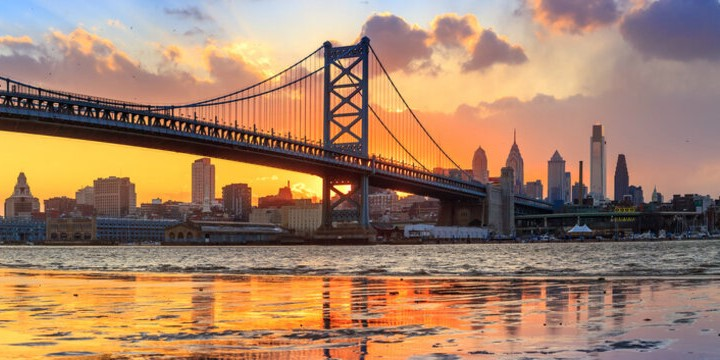
#> input picture sneakpeeks/panorama(train).jpg, 720 x 360 px, found by its file name
$ jupyter execute Panorama_Stitching.ipynb
#> lines starting #> are read from the running program, lines starting #| are printed output that depends on the picture; after the words box and inside, x2 and y2 are one past the last pixel; in counts of white or black regions, pixels touching at a corner belong together
<a href="https://colab.research.google.com/github/sthalles/computer-vision/blob/master/project-4/project-4.ipynb" target="_parent"></a>

[cell 1]
import cv2
import numpy as np
import matplotlib.pyplot as plt
import imageio
import imutils
cv2.ocl.setUseOpenCL(False)

[cell 2]
from google.colab import drive
drive.mount('/content/drive')

[cell 3]
# select the image id (valid values 1,2,3, or 4)
feature_extractor = 'orb' # one of 'sift', 'surf', 'brisk', 'orb'
feature_matching = 'bf'

[cell 4]
# read images and transform them to grayscale
# Make sure that the train image is the image that will be transformed
trainImg = imageio.imread('/content/drive/MyDrive/panorama(train).jpg')
#> trainImg is the input picture: shape (360, 720, 3); mean R, G, B 163.9, 128.7, 102.8
trainImg_gray = cv2.cvtColor(trainImg, cv2.COLOR_RGB2GRAY)
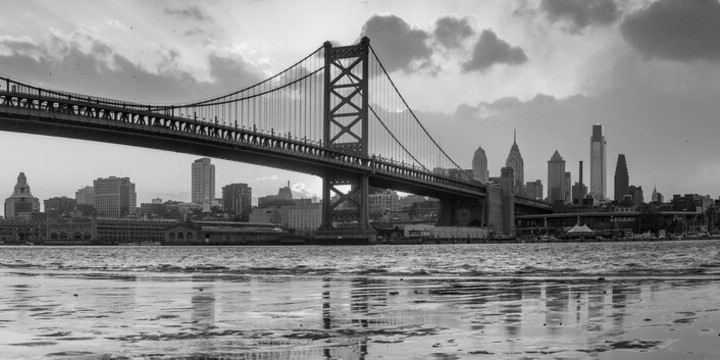
#> trainImg_gray: shape (360, 720); min 0, max 249, mean 136.3

queryImg = imageio.imread('/content/drive/MyDrive/panorama(query).jpg')
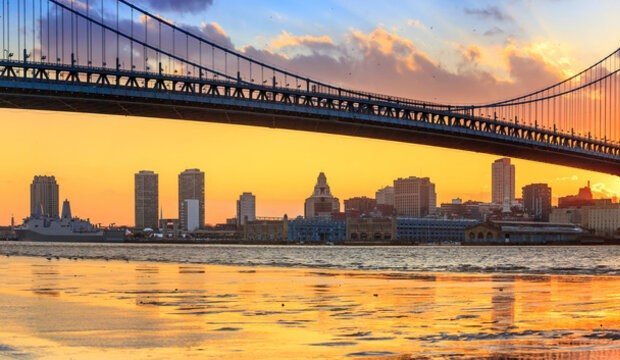
#> input picture sneakpeeks/panorama(query).jpg, 620 x 360 px, found by its file name
#> queryImg is the input picture: shape (360, 620, 3); mean R, G, B 174, 140.4, 100.3
# Opencv defines the color channel in the order BGR.
# Transform it to RGB to be compatible to matplotlib
queryImg_gray = cv2.cvtColor(queryImg, cv2.COLOR_RGB2GRAY)
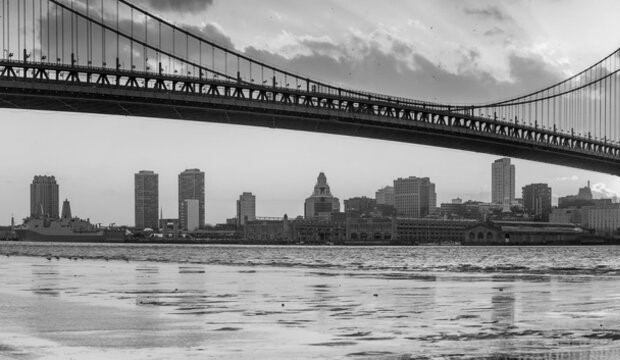
#> queryImg_gray: shape (360, 620); min 0, max 247, mean 145.9

fig, (ax1, ax2) = plt.subplots(nrows=1, ncols=2, constrained_layout=False, figsize=(10,9))
ax1.imshow(queryImg, cmap="gray")
ax1.set_xlabel("Query image", fontsize=14)

ax2.imshow(trainImg, cmap="gray")
ax2.set_xlabel("Train image (Image to be transformed)", fontsize=14)

plt.show()
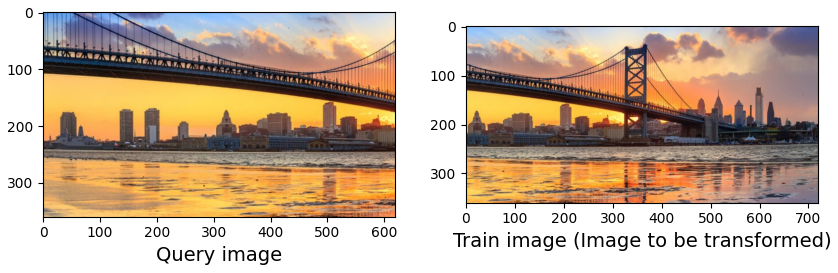
#> figure drawn by matplotlib, 2 panels

[cell 5]
def detectAndDescribe(image, method=None):
    """
    Compute key points and feature descriptors using an specific method
    """
#> called with method = 'orb'

    assert method is not None, "You need to define a feature detection method. Values are: 'sift', 'surf'"

    # detect and extract features from the image
    if method == 'sift':
        descriptor = cv2.xfeatures2d.SIFT_create()
    elif method == 'surf':
        descriptor = cv2.xfeatures2d.SURF_create()
    elif method == 'brisk':
        descriptor = cv2.BRISK_create()
    elif method == 'orb':
        descriptor = cv2.ORB_create()

    # get keypoints and descriptors
    (kps, features) = descriptor.detectAndCompute(image, None)
#> kps = 500 keypoints; strongest (x, y, size): (334, 193, 37.2), (331, 191, 37.2), (333, 194, 31), (331, 192, 44.6)

    return (kps, features)

[cell 6]
kpsA, featuresA = detectAndDescribe(trainImg_gray, method=feature_extractor)
#> kpsA has the same summary as kps in detectAndDescribe
kpsB, featuresB = detectAndDescribe(queryImg_gray, method=feature_extractor)
#> in detectAndDescribe (call 2), `(kps, features) = descriptor.detectAndCompute(image, None)`: kps = 500 keypoints; strongest (x, y, size): (43, 75, 31), (38, 76, 31), (165, 82, 31), (120, 82, 37.2)
#> kpsB has the same summary as kps in detectAndDescribe

[cell 7]
# display the keypoints and features detected on both images
fig, (ax1,ax2) = plt.subplots(nrows=1, ncols=2, figsize=(20,8), constrained_layout=False)
ax1.imshow(cv2.drawKeypoints(trainImg_gray,kpsA,None,color=(0,255,0)))
ax1.set_xlabel("(a)", fontsize=14)
ax2.imshow(cv2.drawKeypoints(queryImg_gray,kpsB,None,color=(0,255,0)))
ax2.set_xlabel("(b)", fontsize=14)

plt.show()
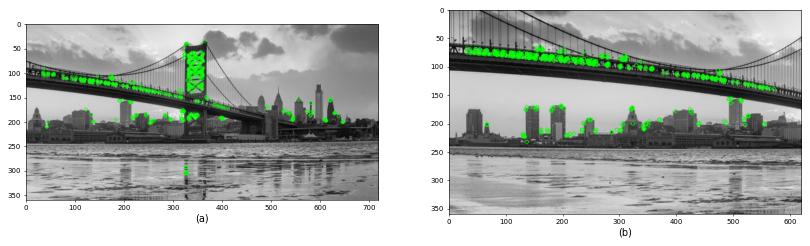
#> figure drawn by matplotlib, 2 panels

[cell 8]
def createMatcher(method,crossCheck):
    "Create and return a Matcher Object"

    if method == 'sift' or method == 'surf':
        bf = cv2.BFMatcher(cv2.NORM_L2, crossCheck=crossCheck)
    elif method == 'orb' or method == 'brisk':
        bf = cv2.BFMatcher(cv2.NORM_HAMMING, crossCheck=crossCheck)
    return bf

[cell 9]
def matchKeyPointsBF(featuresA, featuresB, method):
#> called with method = 'orb'
    bf = createMatcher(method, crossCheck=True)

    # Match descriptors.
    best_matches = bf.match(featuresA,featuresB)
#> best_matches = 154 matches

    # Sort the features in order of distance.
    # The points with small distance (more similarity) are ordered first in the vector
    rawMatches = sorted(best_matches, key = lambda x:x.distance)
#> rawMatches = 154 matches
    print("Raw matches (Brute force):", len(rawMatches))
#| Raw matches (Brute force): 154
    return rawMatches

[cell 10]
def matchKeyPointsKNN(featuresA, featuresB, ratio, method):
    bf = createMatcher(method, crossCheck=False)
    # compute the raw matches and initialize the list of actual matches
    rawMatches = bf.knnMatch(featuresA, featuresB, 2)
    print("Raw matches (knn):", len(rawMatches))
    matches = []

    # loop over the raw matches
    for m,n in rawMatches:
        # ensure the distance is within a certain ratio of each
        # other (i.e. Lowe's ratio test)
        if m.distance < n.distance * ratio:
            matches.append(m)
    return matches

[cell 11]
print("Using: {} feature matcher".format(feature_matching))

fig = plt.figure(figsize=(20,8))

if feature_matching == 'bf':
    matches = matchKeyPointsBF(featuresA, featuresB, method=feature_extractor)
#> matches = 154 matches
    img3 = cv2.drawMatches(trainImg,kpsA,queryImg,kpsB,matches[:100],
                           None,flags=cv2.DrawMatchesFlags_NOT_DRAW_SINGLE_POINTS)
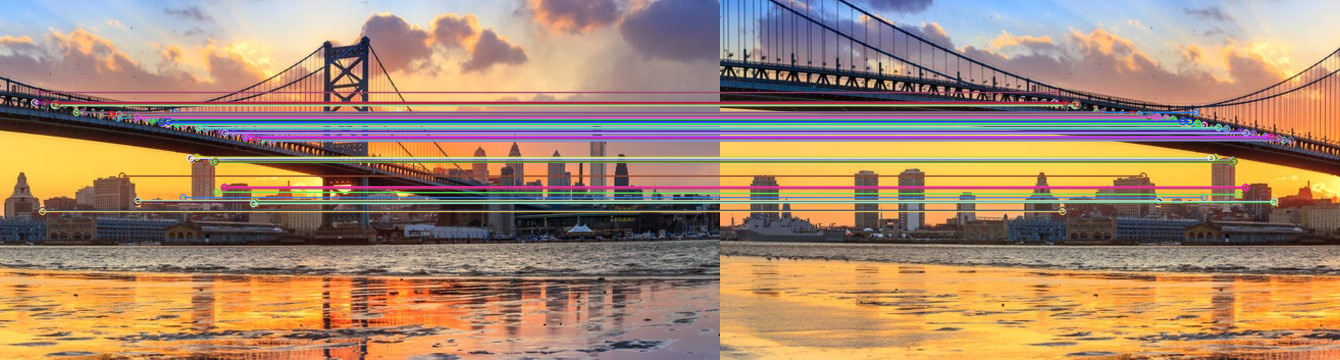
#> img3: shape (360, 1340, 3); mean R, G, B 165.3, 134.9, 109.6
elif feature_matching == 'knn':
    matches = matchKeyPointsKNN(featuresA, featuresB, ratio=0.75, method=feature_extractor)
    img3 = cv2.drawMatches(trainImg,kpsA,queryImg,kpsB,np.random.choice(matches,100),
                           None,flags=cv2.DrawMatchesFlags_NOT_DRAW_SINGLE_POINTS)


plt.imshow(img3)
plt.show()

[cell 12]
def getHomography(kpsA, kpsB, featuresA, featuresB, matches, reprojThresh):
    # convert the keypoints to numpy arrays
#> called with reprojThresh = 4
    kpsA = np.float32([kp.pt for kp in kpsA])
#> kpsA = 500 pairs, first value 34 to 646.6, second value 37.2 to 306
    kpsB = np.float32([kp.pt for kp in kpsB])
#> kpsB = 500 pairs, first value 31 to 570, second value 66.36 to 232.9

    if len(matches) > 4:

        # construct the two sets of points
        ptsA = np.float32([kpsA[m.queryIdx] for m in matches])
#> ptsA = 154 pairs, first value 34 to 629.5, second value 41 to 304.8
        ptsB = np.float32([kpsB[m.trainIdx] for m in matches])
#> ptsB = 154 pairs, first value 31 to 570, second value 68.43 to 223.9

        # estimate the homography between the sets of points
        (H, status) = cv2.findHomography(ptsA, ptsB, cv2.RANSAC,
            reprojThresh)
#> H = [[1.02, 0.0153, 298.4], [0.00342, 1.01, -0.767], [2.56e-05, 2.11e-05, 1]]; status = 154 values, max 1 at index 0, min 0 at index 100, mean 0.714

        return (matches, H, status)
    else:
        return None

[cell 13]
M = getHomography(kpsA, kpsB, featuresA, featuresB, matches, reprojThresh=4)
#> M = 3 matches
if M is None:
    print("Error!")
(matches, H, status) = M
print(H)
#| [[ 1.01920643e+00  1.53381414e-02  2.98404884e+02]
#|  [ 3.41585578e-03  1.00907327e+00 -7.67374678e-01]
#|  [ 2.56473889e-05  2.11192710e-05  1.00000000e+00]]

[cell 14]
# Apply panorama correction
width = trainImg.shape[1] + queryImg.shape[1]
#> width = 1340
height = trainImg.shape[0] + queryImg.shape[0]
#> height = 720

result = cv2.warpPerspective(trainImg, H, (width, height))
result[0:queryImg.shape[0], 0:queryImg.shape[1]] = queryImg
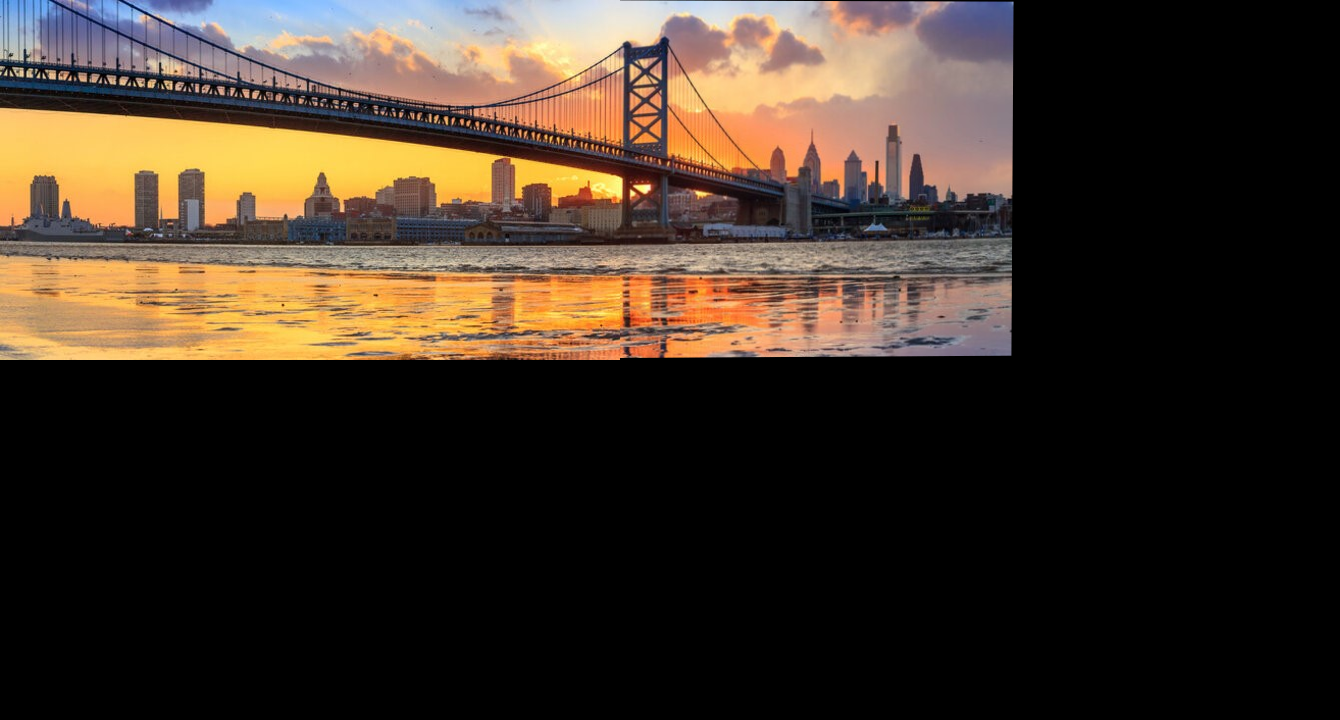
#> result: shape (720, 1340, 3); mean R, G, B 62.7, 50, 38.5

plt.figure(figsize=(20,10))
plt.imshow(result)

plt.axis('off')
plt.show()

[cell 15]
# transform the panorama image to grayscale and threshold it
gray = cv2.cvtColor(result, cv2.COLOR_BGR2GRAY)
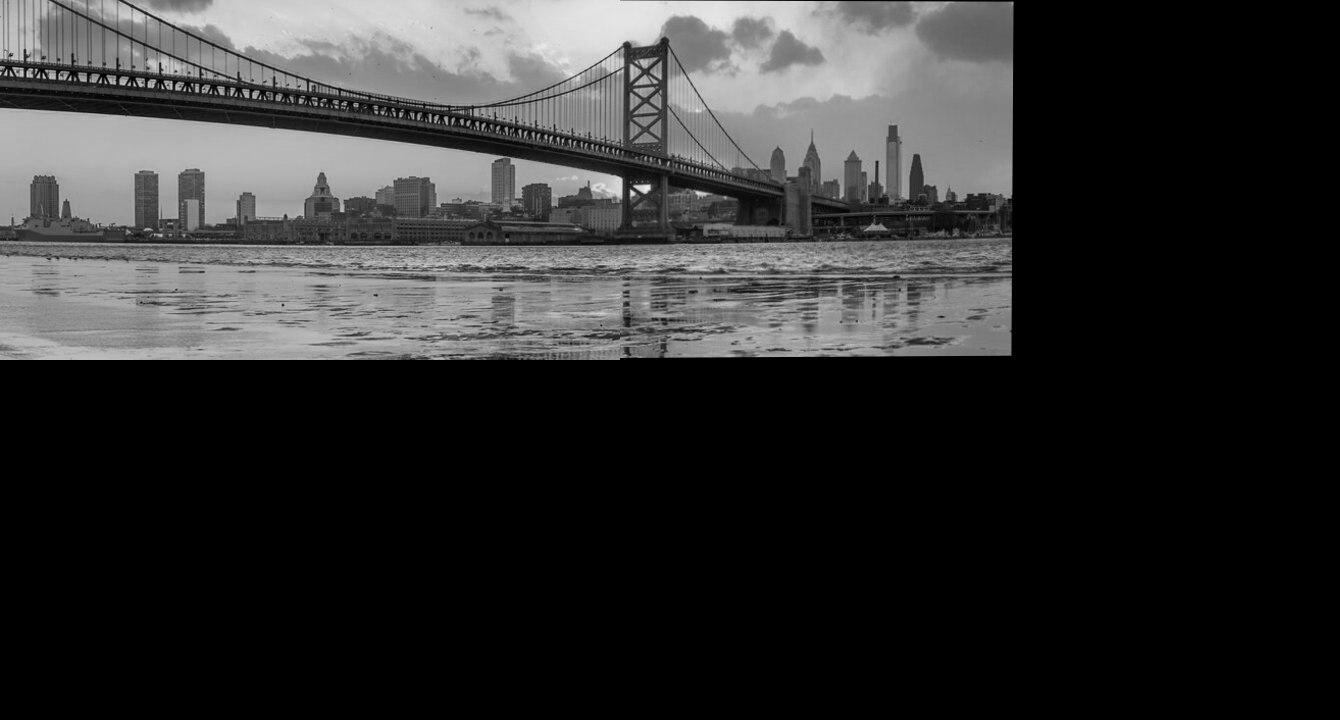
#> gray: shape (720, 1340); min 0, max 237, mean 48
thresh = cv2.threshold(gray, 0, 255, cv2.THRESH_BINARY)[1]
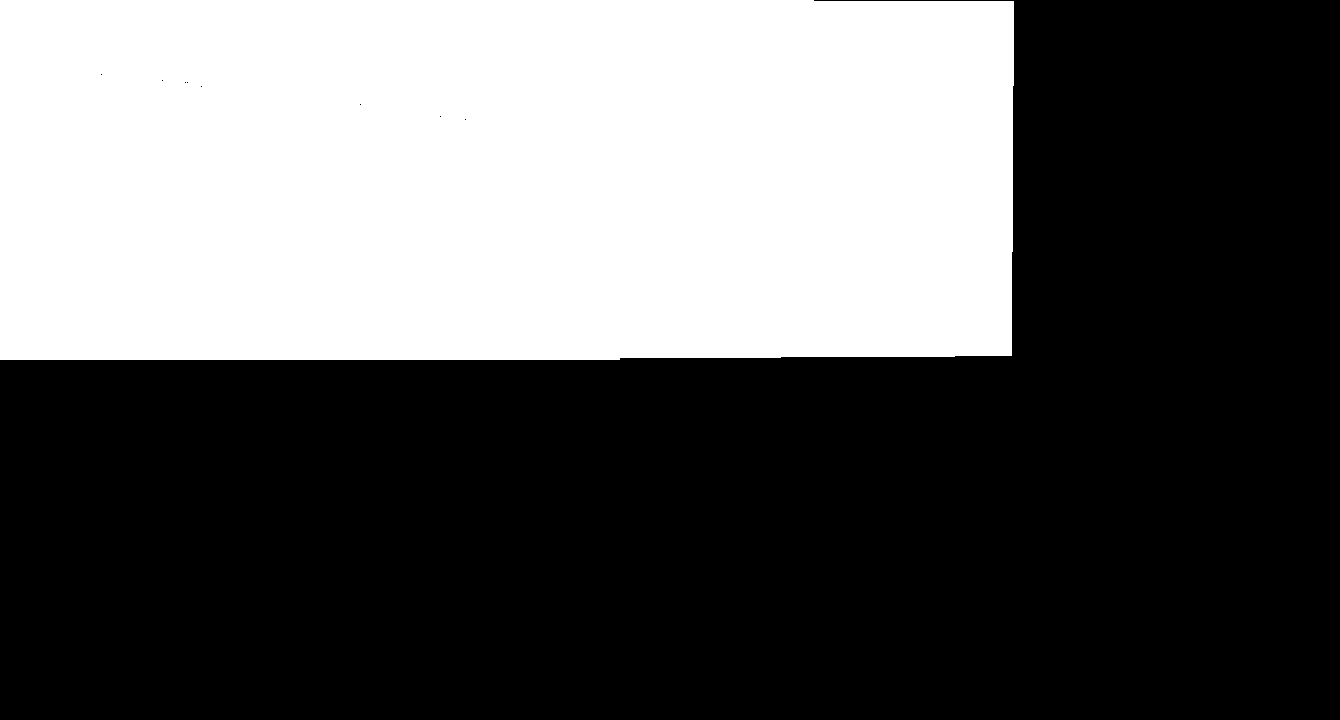
#> thresh: shape (720, 1340); 37.7% white; 1 white region

# Finds contours from the binary image
cnts = cv2.findContours(thresh.copy(), cv2.RETR_EXTERNAL, cv2.CHAIN_APPROX_SIMPLE)
#> cnts = 1 contour; box (x1, y1, x2, y2) and area: (0, 0, 1014, 360) 362016
cnts = imutils.grab_contours(cnts)

# get the maximum contour area
c = max(cnts, key=cv2.contourArea)
#> c = contour of 17 points, box (x1, y1, x2, y2) (0, 0, 1014, 360), area 362016

# get a bbox from the contour area
(x, y, w, h) = cv2.boundingRect(c)
#> x = 0; y = 0; w = 1014; h = 360

# crop the image to the bbox coordinates
result = result[y:y + h, x:x + w]
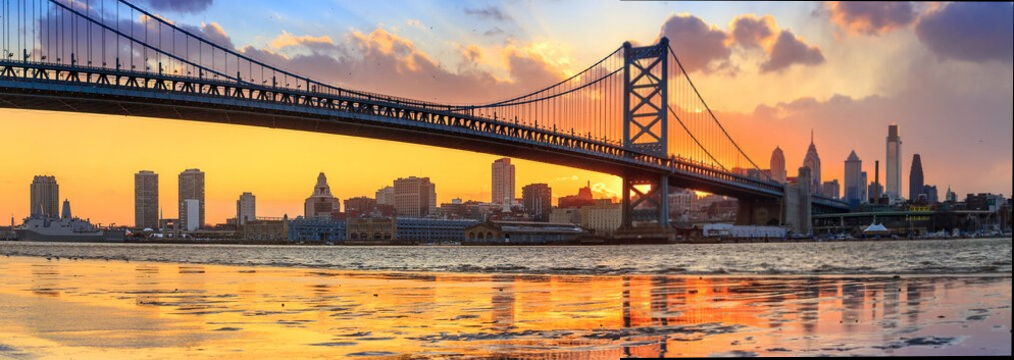
#> result: shape (360, 1014, 3); mean R, G, B 165.8, 132.1, 101.7

# show the cropped image
plt.figure(figsize=(20,10))
plt.imshow(result)
